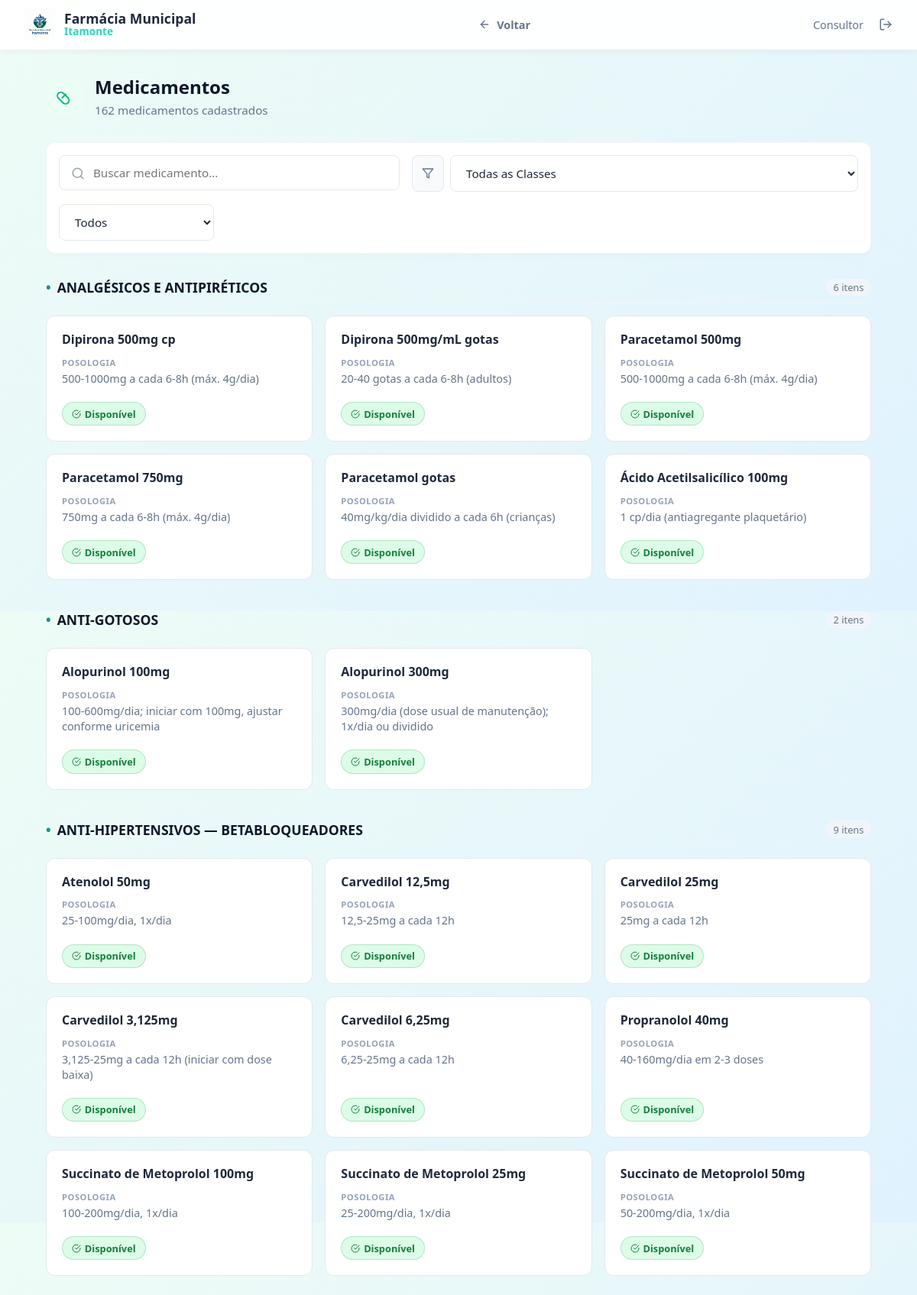
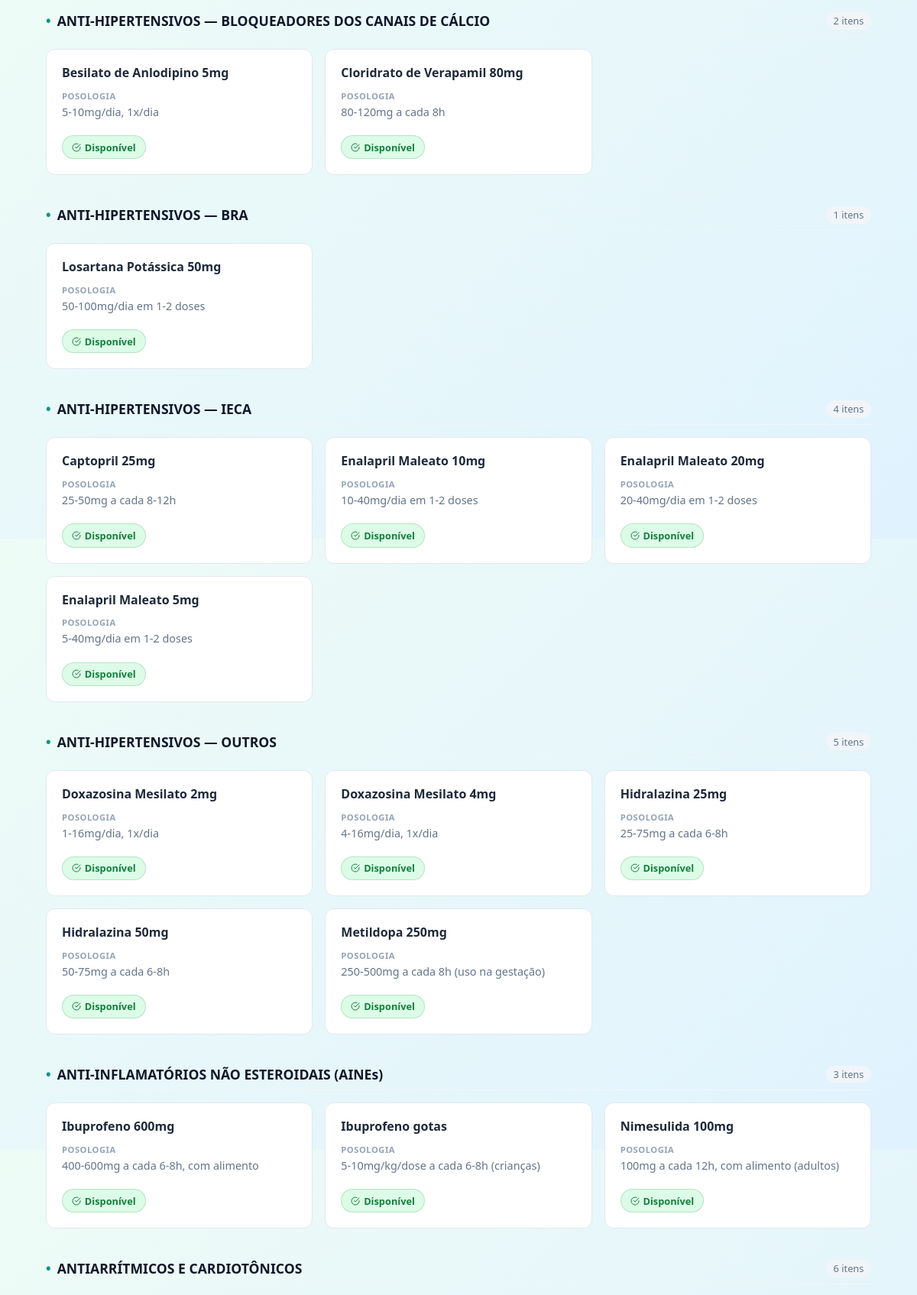
/medicamentos (signed in, upper part), run on the app's committed database (2 pictures, top to bottom).
### tables this page shows
CREATE TABLE medicamentos (
        id INTEGER PRIMARY KEY AUTOINCREMENT,
        nome TEXT NOT NULL,
        classificacao TEXT NOT NULL,
        posologia TEXT,
        indicacao TEXT,
        status TEXT NOT NULL CHECK(status IN (
            'Disponível', 'Indisponível', 'Estoque baixo', 'Aguardando entrega', 'Farmácia Popular',
            'Disponível, Farmácia Popular', 'Estoque baixo, Farmácia Popular', 'Aguardando entrega, Farmácia Popular', 'Indisponível, Farmácia Popular'
        )),
        created_at TIMESTAMP DEFAULT CURRENT_TIMESTAMP,
        updated_at TIMESTAMP DEFAULT CURRENT_TIMESTAMP
    );

### app.py (the view)
@app.route('/medicamentos')
def medicamentos_view():
    meds = query_db("SELECT * FROM medicamentos ORDER BY nome ASC")
    classifications = query_db("SELECT DISTINCT classificacao FROM medicamentos ORDER BY classificacao ASC")
    return render_template('medicamentos.html', medicamentos=meds, classifications=classifications)

### app.py (called while the page is built)
def get_db():
    db = getattr(g, '_database', None)
    if db is None:
        db = g._database = sqlite3.connect(DB_PATH)
        db.row_factory = sqlite3.Row
    return db

@app.teardown_appcontext
def close_connection(exception):
    db = getattr(g, '_database', None)
    if db is not None:
        db.close()

def query_db(query, args=(), one=False):
    cur = get_db().execute(query, args)
    rv = cur.fetchall()
    cur.close()
    return (rv[0] if rv else None) if one else rv

@app.before_request
def require_login():
    allowed_routes = ['login', 'static']
    if request.endpoint not in allowed_routes and 'user_id' not in session:
        return redirect(url_for('login'))

### templates/medicamentos.html (shortened to what this page needs)
{% extends 'base.html' %}
{% block content %}
<div style="display: flex; align-items: center; gap: 1rem; margin-bottom: 2rem;">
    <div
        style="background-color: #ecfdf5; color: #10b981; width: 48px; height: 48px; border-radius: 12px; display: flex; align-items: center; justify-content: center;">
        <svg viewBox="0 0 24 24" fill="none" stroke="currentColor" stroke-width="2" stroke-linecap="round"
            stroke-linejoin="round" width="24" height="24">
            <path d="M10.5 20.5l-6-6a4.5 4.5 0 0 1 6.5-6.5l6 6a4.5 4.5 0 0 1-6.5 6.5z"></path>
            <line x1="14" y1="9.5" x2="9.5" y2="14"></line>
        </svg>
    </div>
    <div style="flex-grow: 1;">
        <h1 style="color: #0f172a; font-size: 1.5rem; font-weight: 800; margin: 0 0 0.25rem 0;">Medicamentos</h1>
        <p style="color: #64748b; font-size: 0.95rem; margin: 0;">{{ medicamentos|length }} medicamentos cadastrados</p>
    </div>
</div>
<div
    style="background: #fff; border: 1px solid #f1f5f9; border-radius: 12px; padding: 1rem; margin-bottom: 2rem; display: flex; gap: 1rem; flex-wrap: wrap; box-shadow: 0 4px 6px -1px rgba(0,0,0,0.02);">
    <div style="position: relative; flex-grow: 1; min-width: 300px;">
        <svg viewBox="0 0 24 24" fill="none" stroke="#94a3b8" stroke-width="2" stroke-linecap="round"
            stroke-linejoin="round" width="18" height="18"
            style="position: absolute; left: 1rem; top: 50%; transform: translateY(-50%);">
            <circle cx="11" cy="11" r="8"></circle>
            <line x1="21" y1="21" x2="16.65" y2="16.65"></line>
        </svg>
        <input type="text" id="search-input" class="form-control" placeholder="Buscar medicamento..."
            style="padding-left: 2.75rem; border-radius: 8px; border: 1px solid #e2e8f0; width: 100%; box-sizing: border-box;">
    </div>
    <div style="display: flex; gap: 0.5rem; min-width: 200px;">
        <div
            style="display: flex; align-items: center; justify-content: center; padding: 0 0.75rem; border: 1px solid #e2e8f0; border-radius: 8px; background: #f8fafc; color: #64748b;">
            <svg viewBox="0 0 24 24" fill="none" stroke="currentColor" stroke-width="2" stroke-linecap="round"
                stroke-linejoin="round" width="16" height="16">
                <polygon points="22 3 2 3 10 12.46 10 19 14 21 14 12.46 22 3"></polygon>
            </svg>
        </div>
        <select id="classification-filter" class="form-control"
            style="border-radius: 8px; border: 1px solid #e2e8f0; min-width: 180px;">
            <option value="">Todas as Classes</option>
        </select>
    </div>
    <div style="min-width: 150px;">
        <select id="status-filter" class="form-control"
            style="border-radius: 8px; border: 1px solid #e2e8f0; width: 100%;">
            <option value="">Todos</option>
        </select>
    </div>
</div>
<div id="meds-container">
    {% for class_name, items in medicamentos|groupby('classificacao') %}
    <div class="med-group" data-classification="{{ class_name }}">
        <div
            style="display: flex; justify-content: space-between; align-items: center; margin-bottom: 1rem; padding-bottom: 0.5rem; border-bottom: 1px solid #f1f5f9;">
            <h2
                style="font-size: 1.1rem; color: #0f172a; font-weight: 700; margin: 0; display: flex; align-items: center; gap: 0.5rem;">
                <span style="color: #0d9488;">•</span> {{ class_name }}
            </h2>
            <span class="count-badge"
                style="font-size: 0.8rem; color: #64748b; background: #f1f5f9; padding: 0.15rem 0.6rem; border-radius: 12px;"><span
                    class="group-count">{{ items|length }}</span> itens</span>
        </div>
        <div class="med-cards-grid"
            style="display: grid; grid-template-columns: repeat(auto-fill, minmax(300px, 1fr)); gap: 1rem; margin-bottom: 2.5rem;">
            {% for m in items %}
            <div class="med-card" data-id="{{ m.id }}" data-status="{{ m.status }}"
                data-search-text="{{ m.nome|lower }} {{ m.posologia|default('', true)|lower }} {{ m.indicacao|default('', true)|lower }}"
                style="background: #fff; border: 1px solid #e2e8f0; border-radius: 12px; padding: 1.25rem; display: flex; flex-direction: column; gap: 0.75rem; transition: box-shadow 0.2s;">
                <div style="display: flex; justify-content: space-between; align-items: flex-start; gap: 0.5rem;">
                    <h4 style="font-size: 1rem; color: #1e293b; font-weight: 700; margin: 0; line-height: 1.3;">{{
                        m.nome }}</h4>
                </div>
                <div>
                    <div
                        style="font-size: 0.7rem; color: #94a3b8; font-weight: 700; text-transform: uppercase; letter-spacing: 0.5px; margin-bottom: 0.25rem;">
                        Posologia</div>
                    <div style="font-size: 0.9rem; color: #64748b; line-height: 1.4;">{{ m.posologia or '—' }}</div>
                </div>
                <div style="margin-top: auto; padding-top: 0.5rem;">
                    <div style="display: inline-flex; gap: 0.35rem; flex-wrap: wrap;">
                        {% set status_list = m.status.split(',') if m.status else [] %}
                        {% for status_item in status_list %}
                        {% set s = status_item.strip() %}
                        <span class="badge-status
                            {% if s == 'Disponível' %}status-disponivel
                            {% elif s == 'Indisponível' %}status-indisponivel
                            {% elif s == 'Estoque baixo' %}status-baixo
                            {% elif s == 'Aguardando entrega' %}status-aguardando
                            {% elif s == 'Farmácia Popular' %}status-farmacia-popular
                            {% endif %}"
                            style="display: inline-flex; align-items: center; gap: 0.3rem;">
                            {% if s == 'Disponível' %}
                            <svg viewBox="0 0 24 24" fill="none" stroke="currentColor" stroke-width="2"
                                stroke-linecap="round" stroke-linejoin="round" width="12" height="12">
                                <path d="M22 11.08V12a10 10 0 1 1-5.93-9.14"></path>
                                <polyline points="22 4 12 14.01 9 11.01"></polyline>
                            </svg>
                            {% else %}
                            <span
                                style="width: 6px; height: 6px; border-radius: 50%; background-color: currentColor;"></span>
                            {% endif %}
                            {{ s }}
                        </span>
                        {% endfor %}
                    </div>
                </div>
            </div>
            {% endfor %}
        </div>
    </div>
    {% endfor %}
</div>
{% endblock %}

### static/css/style.css (style rules this page uses)
:root { --bg-gradient: linear-gradient(135deg, #eefcf6 0%, #e0f2fe 100%); --text-primary: #1e293b; --text-secondary: #64748b; --glass-bg: rgba(255, 255, 255, 0.65); --glass-border: rgba(255, 255, 255, 0.5); --glass-shadow: 0 8px 32px 0 rgba(15, 23, 42, 0.08); --primary: #0f766e; --primary-hover: #0d9488; --primary-light: rgba(15, 118, 110, 0.1); --status-disponivel-bg: #dcfce7; --status-disponivel-text: #15803d; --status-indisponivel-bg: #fee2e2; --status-indisponivel-text: #b91c1c; --status-baixo-bg: #fef9c3; --status-baixo-text: #a16207; --status-aguardando-bg: #dbeafe; --status-aguardando-text: #1d4ed8; --status-farmacia-popular-bg: #f3e8ff; --status-farmacia-popular-text: #7e22ce; }
* { margin: 0; padding: 0; box-sizing: border-box; font-family: system-ui, -apple-system, BlinkMacSystemFont, "Segoe UI", Roboto, Oxygen, Ubuntu, Cantarell, "Open Sans", "Helvetica Neue", sans-serif; }
body { background: var(--bg-gradient); color: var(--text-primary); min-height: 100vh; display: flex; flex-direction: column; }
.form-control { width: 100%; padding: 0.75rem 1rem; border-radius: 8px; border: 1px solid #cbd5e1; background: rgba(255, 255, 255, 0.8); font-size: 0.95rem; color: var(--text-primary); transition: border-color 0.2s; }
.badge-status { padding: 0.35rem 0.75rem; border-radius: 20px; font-size: 0.8rem; font-weight: 600; display: inline-block; border: 1px solid transparent; }
.status-disponivel { background-color: var(--status-disponivel-bg); color: var(--status-disponivel-text); border-color: rgba(21, 128, 61, 0.2); }

### data on the page
medicamentos: classificacao "ANALGÉSICOS E ANTIPIRÉTICOS", items "6", nome "Dipirona 500mg cp", posologia "500-1000mg a cada 6-8h (máx. 4g/dia)", status "Disponível"
medicamentos: nome "Dipirona 500mg/mL gotas", posologia "20-40 gotas a cada 6-8h (adultos)", status "Disponível"
medicamentos: nome "Paracetamol 500mg", posologia "500-1000mg a cada 6-8h (máx. 4g/dia)", status "Disponível"
medicamentos: nome "Paracetamol 750mg", posologia "750mg a cada 6-8h (máx. 4g/dia)", status "Disponível"
medicamentos: nome "Paracetamol gotas", posologia "40mg/kg/dia dividido a cada 6h (crianças)", status "Disponível"
medicamentos: nome "Ácido Acetilsalicílico 100mg", posologia "1 cp/dia (antiagregante plaquetário)", status "Disponível"
medicamentos: classificacao "ANTI-GOTOSOS", items "2", nome "Alopurinol 100mg", posologia "100-600mg/dia; iniciar com 100mg, ajustar conforme uricemia", status "Disponível"
medicamentos: nome "Alopurinol 300mg", posologia "300mg/dia (dose usual de manutenção); 1x/dia ou dividido", status "Disponível"
medicamentos: classificacao "ANTI-HIPERTENSIVOS — BETABLOQUEADORES", items "9", nome "Atenolol 50mg", posologia "25-100mg/dia, 1x/dia", status "Disponível"
medicamentos: nome "Carvedilol 12,5mg", posologia "12,5-25mg a cada 12h", status "Disponível"
medicamentos: nome "Carvedilol 25mg", posologia "25mg a cada 12h", status "Disponível"
medicamentos: nome "Carvedilol 3,125mg", posologia "3,125-25mg a cada 12h (iniciar com dose baixa)", status "Disponível"
medicamentos: nome "Carvedilol 6,25mg", posologia "6,25-25mg a cada 12h", status "Disponível"
medicamentos: nome "Propranolol 40mg", posologia "40-160mg/dia em 2-3 doses", status "Disponível"
medicamentos: nome "Succinato de Metoprolol 100mg", posologia "100-200mg/dia, 1x/dia", status "Disponível"
medicamentos: nome "Succinato de Metoprolol 25mg", posologia "25-200mg/dia, 1x/dia", status "Disponível"
medicamentos: nome "Succinato de Metoprolol 50mg", posologia "50-200mg/dia, 1x/dia", status "Disponível"
medicamentos: classificacao "ANTI-HIPERTENSIVOS — BLOQUEADORES DOS CANAIS DE CÁLCIO", items "2", nome "Besilato de Anlodipino 5mg", posologia "5-10mg/dia, 1x/dia", status "Disponível"
medicamentos: nome "Cloridrato de Verapamil 80mg", posologia "80-120mg a cada 8h", status "Disponível"
medicamentos: classificacao "ANTI-HIPERTENSIVOS — BRA", items "1", nome "Losartana Potássica 50mg", posologia "50-100mg/dia em 1-2 doses", status "Disponível"
medicamentos: classificacao "ANTI-HIPERTENSIVOS — IECA", items "4", nome "Captopril 25mg", posologia "25-50mg a cada 8-12h", status "Disponível"
medicamentos: nome "Enalapril Maleato 10mg", posologia "10-40mg/dia em 1-2 doses", status "Disponível"
medicamentos: nome "Enalapril Maleato 20mg", posologia "20-40mg/dia em 1-2 doses", status "Disponível"
medicamentos: nome "Enalapril Maleato 5mg", posologia "5-40mg/dia em 1-2 doses", status "Disponível"
medicamentos: classificacao "ANTI-HIPERTENSIVOS — OUTROS", items "5", nome "Doxazosina Mesilato 2mg", posologia "1-16mg/dia, 1x/dia", status "Disponível"
medicamentos: nome "Doxazosina Mesilato 4mg", posologia "4-16mg/dia, 1x/dia", status "Disponível"
medicamentos: nome "Hidralazina 25mg", posologia "25-75mg a cada 6-8h", status "Disponível"
medicamentos: nome "Hidralazina 50mg", posologia "50-75mg a cada 6-8h", status "Disponível"
medicamentos: nome "Metildopa 250mg", posologia "250-500mg a cada 8h (uso na gestação)", status "Disponível"
medicamentos: classificacao "ANTI-INFLAMATÓRIOS NÃO ESTEROIDAIS (AINEs)", items "3", nome "Ibuprofeno 600mg", posologia "400-600mg a cada 6-8h, com alimento", status "Disponível"
medicamentos: nome "Ibuprofeno gotas", posologia "5-10mg/kg/dose a cada 6-8h (crianças)", status "Disponível"
medicamentos: nome "Nimesulida 100mg", posologia "100mg a cada 12h, com alimento (adultos)", status "Disponível"
medicamentos: classificacao "ANTIARRÍTMICOS E CARDIOTÔNICOS", items "6"

### other printed values
{{ session.get('nome_completo') }} "Consultor"
{{ medicamentos|length }} "162"
